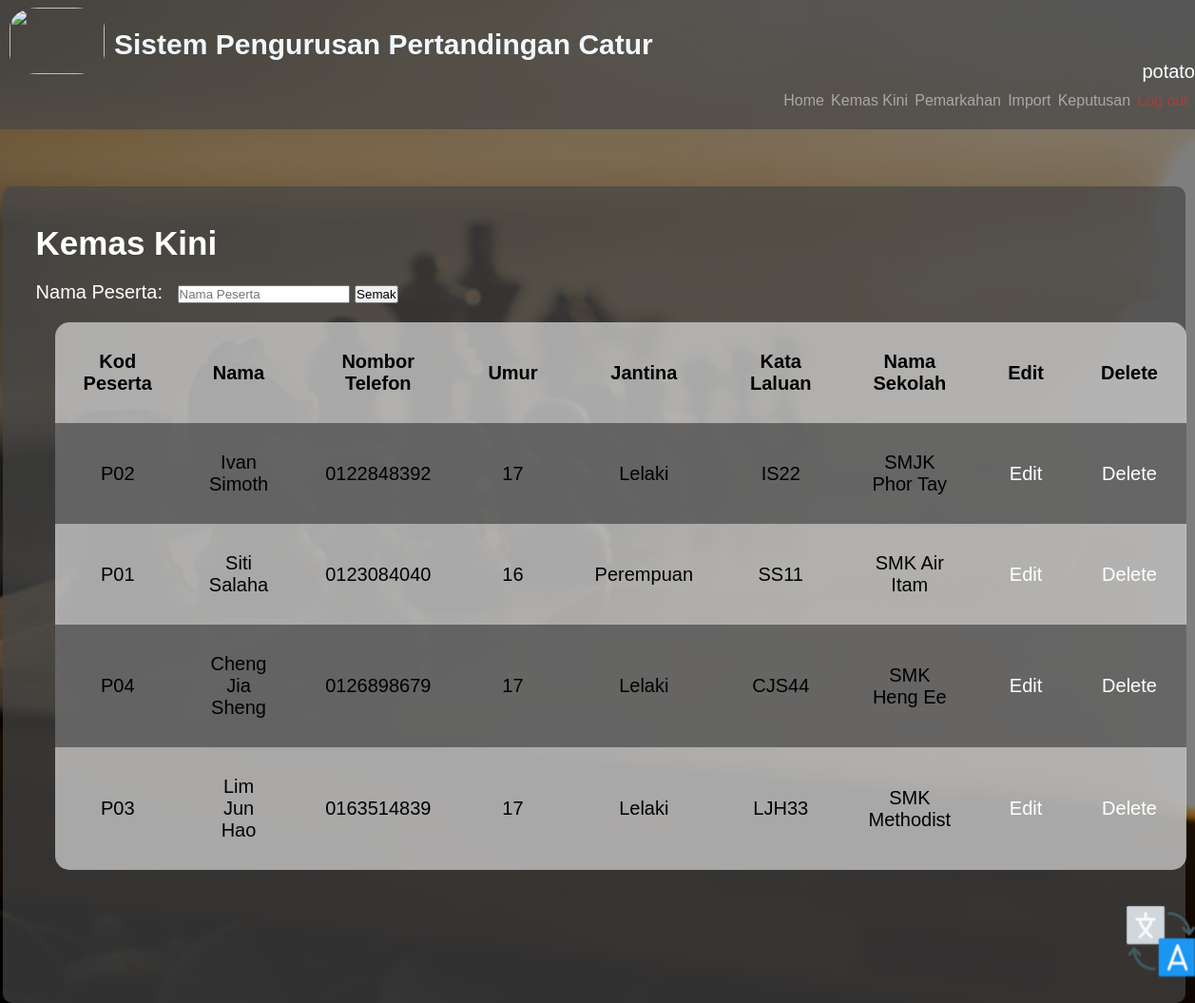
The app's page /util.php (signed in) with its own data.
### tables this page shows
CREATE TABLE `peserta` (
  `Kod_Peserta` varchar(12) NOT NULL,
  `Nama_Peserta` varchar(50) NOT NULL,
  `Nombor_Telefon` varchar(10) NOT NULL,
  `Umur` int(2) NOT NULL,
  `Jantina` varchar(9) NOT NULL,
  `Katalaluan_Peserta` varchar(5) NOT NULL,
  `Kod_Sekolah` varchar(7) NOT NULL
);

CREATE TABLE `sekolah` (
  `Kod_Sekolah` varchar(7) NOT NULL,
  `Nama_Sekolah` varchar(50) NOT NULL
);

### util.php (the view, shortened to what this page needs)
<!DOCTYPE html>
<link rel="stylesheet" type="text/css" href="style.css">
<?php
include('tab.php');
require_once('dbconnection.php');
?>
<body>
    <section id="contentbox">
    <b><p id="eng-Title" style="color: white;font-size: 35px; padding-left:20px;">Kemas Kini</p></b>
        <form method="POST" action="util.php">
        <p style="padding-top:20px; padding-left:20px; color:white;font-size: 20px">Nama Peserta: <input name="locate" style="margin-left: 10px;" type="text" placeholder="Nama Peserta">
        <input type="submit" name="semak" id="run" value="Semak"></p>
        </form>
        <table>
            <tr>
                <th id="eng-kod">Kod Peserta</th>
                <th id="eng-name">Nama</th>
                <th id="eng-age">Nombor Telefon</th>
                <th id="eng-age">Umur</th>
                <th id="eng-age">Jantina</th>
                <th id="eng-pw">Kata Laluan</th>
                <th id="eng-school">Nama Sekolah</th>
                <th>Edit</th>
                <th>Delete</th>
            </tr>
        <?php
            $sql = "SELECT Kod_Peserta, Nama_Peserta, Nombor_Telefon, Umur, Jantina ,sekolah.Nama_Sekolah , Katalaluan_Peserta  FROM peserta
            INNER JOIN sekolah ON peserta.Kod_Sekolah = sekolah.Kod_Sekolah
            ORDER BY Nama_Sekolah";
            $result = $con->query($sql);
            if ($result->num_rows >0){
                while($row = $result -> fetch_assoc()){
                    echo "<tr>";
                    echo "<td>" .$row['Kod_Peserta']."</td>";
                    echo "<td>" .$row['Nama_Peserta']."</td>";
                    echo "<td>" .$row['Nombor_Telefon']."</td>";
                    echo "<td>" .$row['Umur']."</td>";
                    echo "<td>" .$row['Jantina']."</td>";
                    echo "<td>" .$row['Katalaluan_Peserta']."</td>";
                    echo "<td>" .$row['Nama_Sekolah']."</td>";
                    echo "<td><a class='changes' href='update.php?id=".$row['Kod_Peserta']."'>Edit</a></td>";
                    echo "<td><a class='changes' href='delete.php?id=".$row['Kod_Peserta']."'onclick='del()''>Delete</a></td>";
                    echo "</tr>";
                }
            }
            ?>
        </table>
    </section>
    <button class="translate" name="button" id="1" onclick="myFunction()"></button>

### style.css (style rules this page uses)
body { font-family: arial, sans-serif; width: 100%; min-height: 100%; background-image: linear-gradient(rgba(0,0,0,.5), rgba(0,0,0,.5)), url(bg.jpg); background-position: center; background-size: cover; justify-content: center; align-items: center; display: inline; background-attachment: fill; background-repeat: no-repeat; margin:0; padding:0; }
#contentbox { margin-left: 100px; margin-right: 10px; margin-top: 60px; padding-top: 40px; padding-bottom: 140px; padding-left: 15px; padding-right: 15px; text-align: left; background-color:rgba(70, 70, 70, 0.7); border-radius: 10px; width:99%; float: right; }
table { font-family: arial, sans-serif; font-size: 15px; border-collapse: collapse; width: 76.5%; margin-top: 20px; margin-left: 40px; background:rgba(218, 218, 218, 0.7); border-radius: 15px; }
td, th { font-size: 20px; text-align: center; padding: 30px; }
tr:nth-child(even) { background-color :rgba(70, 70, 70, 0.7); }
.translate { transition-duration: 0.2s; background-image: url(translate.png); background-color: transparent; background-repeat: no-repeat; background-color: transparent; border: none; object-fit: contain; position:fixed; right: 0; bottom: 0; margin: 0; padding: 0; width: 6%; height: 10%; z-index: 99999 !important; }

### tab.css (style rules this page uses)
* { margin: 0px; padding: 0px; box-sizing: border-box; }
a:link { color: white; text-decoration: none; }

### records on screen
peserta: Kod_Peserta "P02", Nama_Peserta "Ivan Simoth", Nombor_Telefon "0122848392", Umur "17", Jantina "Lelaki", Katalaluan_Peserta "IS22", Kod_Sekolah.Nama_Sekolah "SMJK Phor Tay"
peserta: Kod_Peserta "P01", Nama_Peserta "Siti Salaha", Nombor_Telefon "0123084040", Umur "16", Jantina "Perempuan", Katalaluan_Peserta "SS11", Kod_Sekolah.Nama_Sekolah "SMK Air Itam"
peserta: Kod_Peserta "P04", Nama_Peserta "Cheng Jia Sheng", Nombor_Telefon "0126898679", Umur "17", Jantina "Lelaki", Katalaluan_Peserta "CJS44", Kod_Sekolah.Nama_Sekolah "SMK Heng Ee"
peserta: Kod_Peserta "P03", Nama_Peserta "Lim Jun Hao", Nombor_Telefon "0163514839", Umur "17", Jantina "Lelaki", Katalaluan_Peserta "LJH33", Kod_Sekolah.Nama_Sekolah "SMK Methodist"

### other values on screen
$_SESSION['hakim'] "potato"
